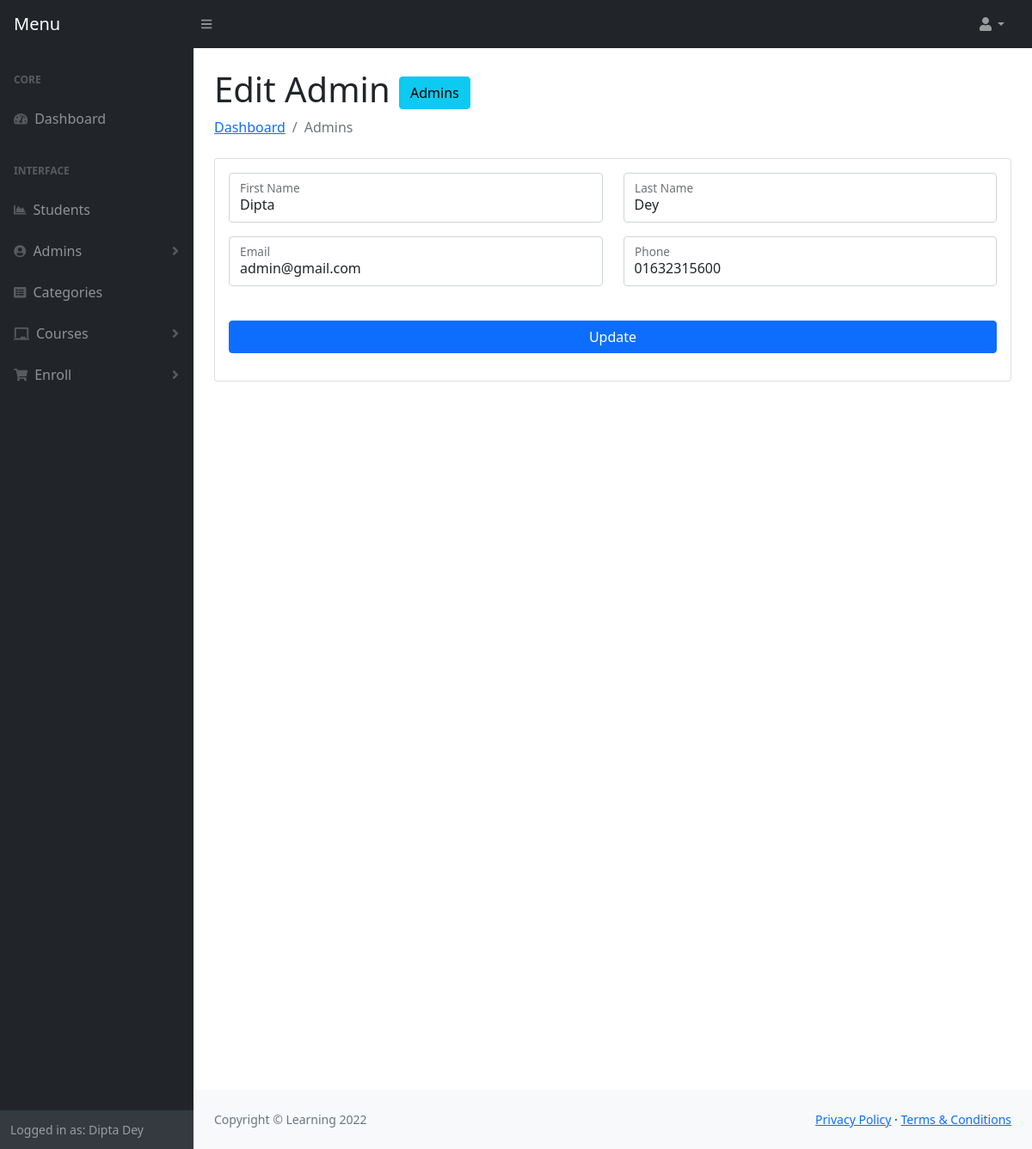
The page /admin/editadmin.php?editid=1 (signed in) on the database its author committed.
### tables this page shows
CREATE TABLE `users` (
  `id` int(11) NOT NULL,
  `first_name` varchar(191) DEFAULT NULL,
  `last_name` varchar(191) DEFAULT NULL,
  `email` varchar(191) DEFAULT NULL,
  `phone` varchar(191) DEFAULT NULL,
  `password` varchar(191) DEFAULT NULL,
  `role` varchar(100) DEFAULT NULL,
  `is_active` tinyint(4) NOT NULL,
  `flag` tinyint(4) NOT NULL DEFAULT 0,
  `created_at` timestamp NOT NULL DEFAULT current_timestamp()
);

### admin/editadmin.php (the view, shortened to what this page needs)
<?php include 'header.php'; ?>
<main>
    <div class="container-fluid px-4">
        <h1 class="mt-4">Edit Admin <a class="btn btn-info" href="admins.php">Admins</a></h1>
        <ol class="breadcrumb mb-4">
            <li class="breadcrumb-item"><a href="index.php">Dashboard</a></li>
            <li class="breadcrumb-item active">Admins</li>
        </ol>
        <div class="card mb-4">
            <div class="card-body">
                <form method="POST">
                    <?php
                        if (empty($_GET['editid']) || $_GET['editid'] == NULL || !isset($_GET['editid'])) {
                            echo "<script>window.location='admins.php';</script>";
                        } else {
                            $editid = $_GET['editid'];
                            $query = "SELECT * FROM users WHERE id=$editid";
                            $result = $con->query($query);
                            if ($result->num_rows > 0) {
                                $value = mysqli_fetch_array($result);
                            }
                        }
                    ?>
                     <div class="row mb-3">
                        <div class="col-md-12">
                            <div class="row mb-3">
                                <div class="col-md-6">
                                    <div class="form-floating mb-3 mb-md-0">
                                        <input required class="form-control" type="text" name="first_name" value="<?php echo $value['first_name']; ?>" />
                                        <label for="inputFirstName">First Name</label>
                                    </div>
                                </div>
                                <div class="col-md-6">
                                    <div class="form-floating">
                                        <input required class="form-control" type="text" name="last_name" value="<?php echo $value['last_name']; ?>" />
                                        <label for="inputLastName">Last Name</label>
                                    </div>
                                </div>
                            </div>
                            <div class="row mb-3">
                                <div class="col-md-6">
                                    <div class="form-floating mb-3 mb-md-0">
                                        <input required class="form-control" type="email" name="email" value="<?php echo $value['email']; ?>" />
                                        <label for="inputEmail">Email</label>
                                    </div>
                                </div>
                                <div class="col-md-6">
                                    <div class="form-floating">
                                        <input required class="form-control" type="text" name="phone" value="<?php echo $value['phone']; ?>" />
                                        <label for="inputPhone">Phone</label>
                                    </div>
                                </div>
                            </div>
                        </div>
                        <div class="mt-4 mb-0">
                            <div class="d-grid">
                                <button class="btn btn-primary btn-block" type="submit" name="submit">Update</button>
                            </div>
                        </div>
                    </div>
                </form>
            </div>
        </div>
        <div style="height: 100vh"></div>
    </div>
</main>
<?php include 'footer.php'; ?>

### rows shown on the page
users: first_name "Dipta", last_name "Dey", email "admin@gmail.com", phone "01632315600"

### other values the page prints
$_SESSION['first_name'] "Dipta"
$_SESSION['last_name'] "Dey"
